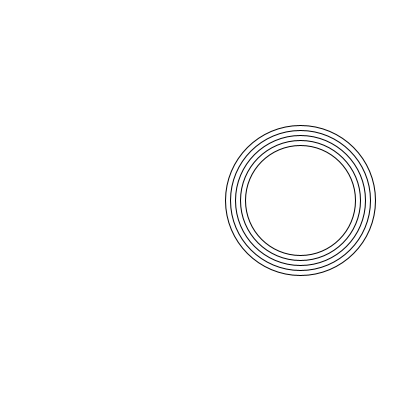
Frame 1 (no input)
Frame 60 (the mouse pressed at the canvas centre just before this capture): identical to frame 1, image omitted
Frame 120 (the mouse held since frame 60 and released just before this capture): identical to frame 1, image omitted

The Processing sketch that drew this single still picture (run headless with seeded random() and noise(); from frame 60 on, the mouse is pressed at the canvas centre):

// Processing sketch: Opdracht_9_6
// ── Opdracht_9_6.pde
void setup() {
  size(400,400);
  background(255);
  mijnMethode();
}

void draw() {
}

void mijnMethode(){ 
  ellipse(300,200,150,150);
  ellipse(300,200,140,140);
  ellipse(300,200,130,130);
  ellipse(300,200,120,120);
  ellipse(300,200,110,110);
}
